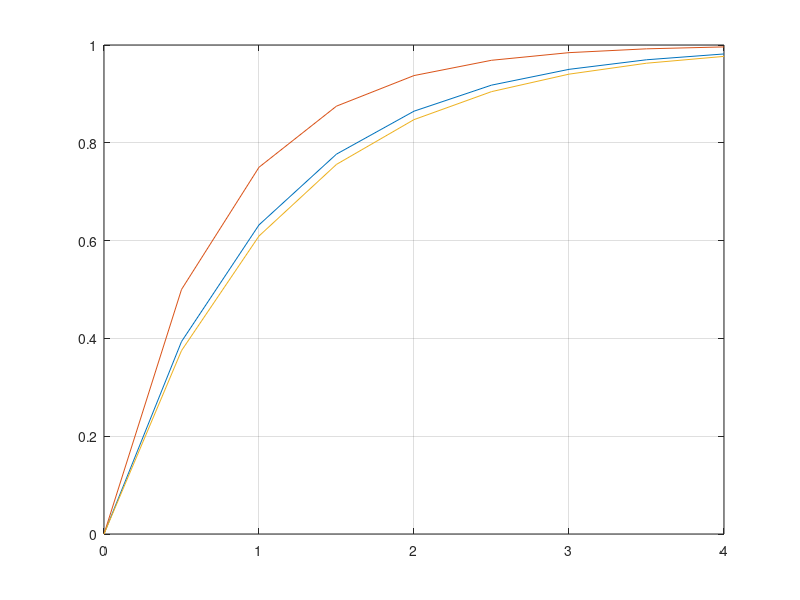

Write MATLAB code to recreate this figure.
clear all
close all
clc

Weffect=1; Cc=1; Mass=1;

TMax=4; DeltaT=0.5; Nt=TMax/DeltaT;

VofT(1)=0;
TVect(1)=0;
VEuler(1)=VofT(1);
VRK2(1)=VofT(1);
for ii=2:Nt+1;
  Tt=(ii-1)*DeltaT;
  TVect(ii)=Tt;
  VofT(ii)=Weffect/Cc*(1-exp(-Tt*Cc/Mass));
  VEuler(ii)=VEuler(ii-1)+DeltaT*((Weffect-Cc*VEuler(ii-1))/Mass);
  K1=(Weffect-Cc*VRK2(ii-1))/Mass;
  K2=(Weffect-Cc*(VRK2(ii-1)+DeltaT*K1))/Mass;
  VRK2(ii)=VRK2(ii-1)+0.5*DeltaT*(K1+K2);
end

plot(TVect,VofT,TVect,VEuler,TVect,VRK2)
grid
axis([0,4,0,1])